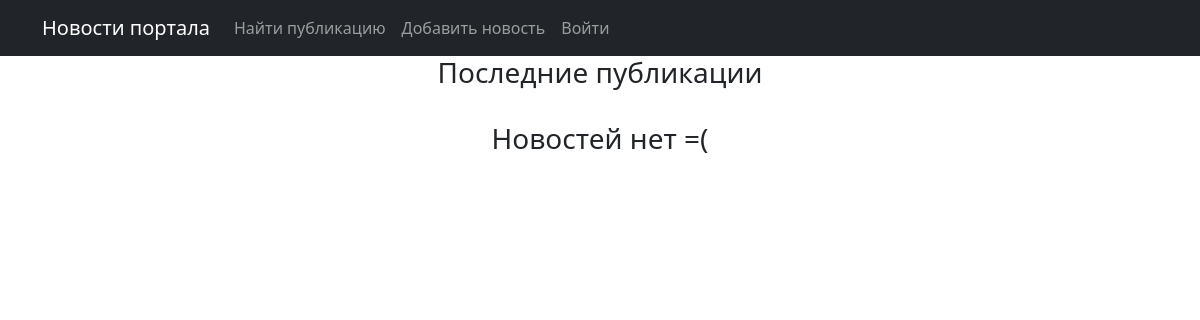
The app's page /, older data.
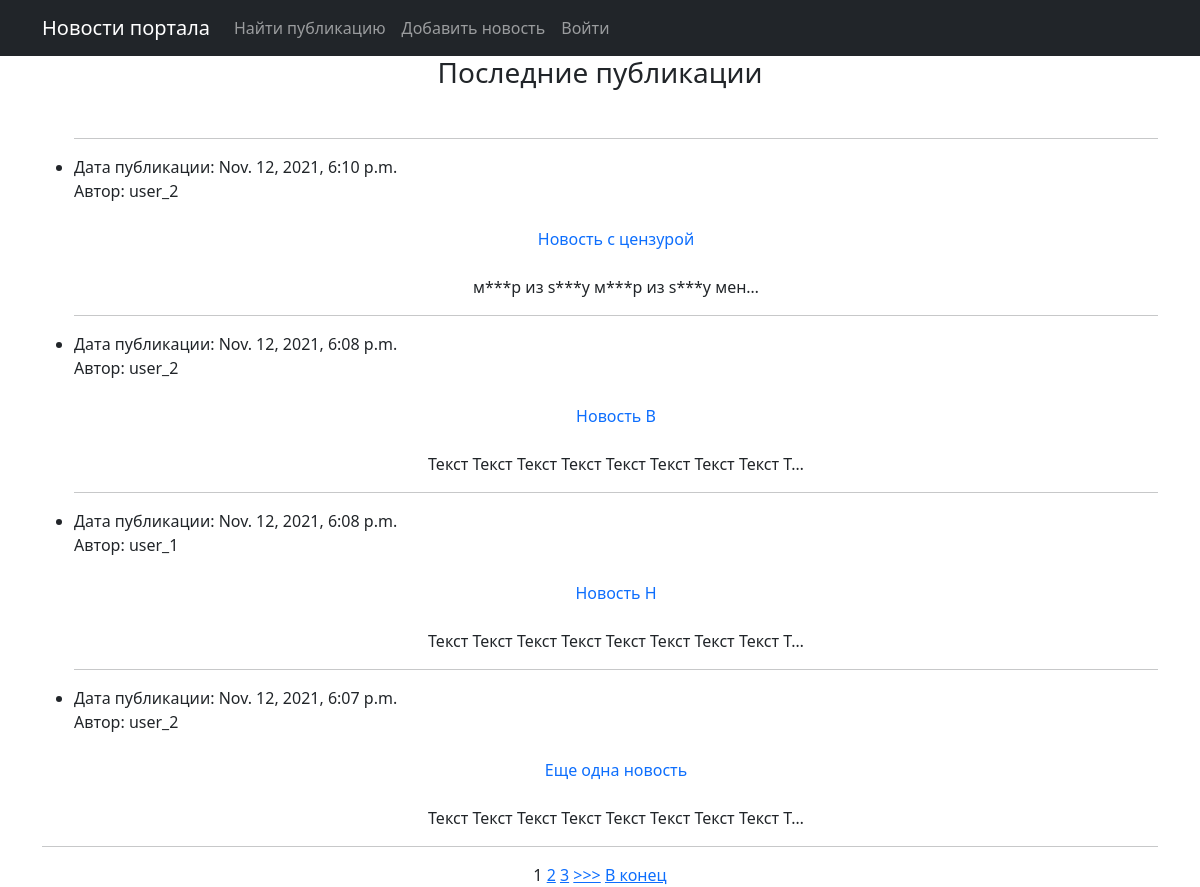
The same page, newer data.
### news/models.py (models this page shows, shortened)
class Post(models.Model):
    article = "AR"
    news = "NW"
    POST_TYPE = [(article, 'Статья'), (news, 'Новость')]
    id_author = models.ForeignKey(Author, on_delete=models.CASCADE)
    type = models.CharField(max_length=2, choices=POST_TYPE, default=article)
    created = models.DateTimeField(auto_now_add=True)
    id_post_category = models.ManyToManyField(Category, through="PostCategory")
    header = models.CharField(max_length=255)
    text = models.TextField()
    rating = models.IntegerField(default=0)

class Author(models.Model):
    id_user = models.OneToOneField(User, on_delete=models.CASCADE)
    rating = models.IntegerField(default=0)
    def __str__(self):
        return self.id_user.username

### news/views.py (the view)
# urls.py: path('', PostList.as_view()),
class PostList(ListView):
    model = Post
    template_name = 'news.html'
    context_object_name = 'postList'
    queryset = Post.objects.order_by('-created')
    paginate_by = 4
    def get_context_data(self, **kwargs):
        context = super().get_context_data(**kwargs)
        context['is_not_author'] = not self.request.user.groups.filter(name='authors').exists()
        return context

### news/templatetags/news_filters.py (called while the page is built)
@register.filter(name='censor')
def censor(value):
    if isinstance(value, str):
        result = str(value)
        for key in censor_dict.keys():
            result = result.replace(key, censor_dict[key])
        return result
    else:
        raise ValueError(f'Нельзя отфильтровать тип, отличный от {type(value)}')

### templates/news.html (shortened to what this page needs)
{% extends 'flatpages/default.html' %}
{% load news_filters %}
{% block content %}
    <h3>Последние публикации</h3>
    <br>
    {% if postList %}
        <ul>
        {% for record in postList %}
            <hr>
            <li>
                <p align="left">
                    Дата публикации: {{ record.created }}<br>Автор: {{ record.id_author }}
                </p>
                <p>
                    <a class="nav-link" href="/post/{{ record.pk }}">{{ record.header|censor }}</a>
                </p>
                <p>
                    {{ record.text|truncatechars:50|censor }}
                </p>
            </li>
        {% endfor %}
        </ul>
        <hr>
        {% if is_paginated %}
            {% for num in page_obj.paginator.page_range %}
                {% if page_obj.number == num %}
                    <a>{{ num }}</a>
                {% elif num > page_obj.number|add:'-3' and num < page_obj.number|add:'3' %}
                    <a href="?page={{ num }}">{{ num }}</a>
                {% endif %}
            {% endfor %}
            {% if page_obj.has_next %}
                <a href="?page={{ page_obj.next_page_number }}">>>></a>
                <a href="?page={{ page_obj.paginator.num_pages }}">В конец</a>
            {% endif %}
        {% endif %}
    {% else %}
        <h3>Новостей нет =(</h3>
    {% endif %}
{% endblock content %}

### templates/flatpages/default.html (shortened to what this page needs)
<!DOCTYPE html>
<html lang="en">
    <head>
         {% load static %}
        <link href="{% static 'css/styles.css' %}" rel="stylesheet" />
    </head>
    <body>
        <nav class="navbar navbar-expand-lg navbar-dark bg-dark static-top">
           <div class="container">
               <a class="navbar-brand" href="/news/">Новости портала</a>
               <div class="collapse navbar-collapse" id="navbarResponsive">
                   <ul class="navbar-nav ml-auto">
                       <li class="nav-item active">
                           <a class="nav-link" href="/news/search">Найти публикацию</a>
                       </li>
                       <li class="nav-item active">
                           <a class="nav-link" href="/news/add">Добавить новость</a>
                       </li>
                       <li class="nav-item active">
                           {% if request.user.is_authenticated %}
                                <a class="nav-link" href="/accounts/logout/">Выйти</a>
                           {% else %}
                                <a class="nav-link" href="/accounts/login/">Войти</a>
                           {% endif %}
                       </li>
                   </ul>
               </div>
           </div>
        </nav>
        <div class="container">
            <div class="row">
                <div class="col-lg-12 text-center">
                   {% block content %}{% endblock content %}
                </div>
            </div>
        </div>
    </body>
</html>

Row changes from the older to the newer data that the page shows:
added Post: created "Nov. 12, 2021, 6:10 p.m.", id_author "user_2", header|censor "Новость с цензурой", text|censor "м***р из s***y м***р из s***y мен…"
added Post: created "Nov. 12, 2021, 6:08 p.m.", id_author "user_2", header|censor "Новость В", text|censor "Текст Текст Текст Текст Текст Текст Текст Текст Т…"
added Post: created "Nov. 12, 2021, 6:08 p.m.", id_author "user_1", header|censor "Новость Н", text|censor "Текст Текст Текст Текст Текст Текст Текст Текст Т…"
added Post: created "Nov. 12, 2021, 6:07 p.m.", id_author "user_2", header|censor "Еще одна новость", text|censor "Текст Текст Текст Текст Текст Текст Текст Текст Т…"
Text that changed along with them:
new list line: "1"
new list line: "2"
new list line: "3"
text no longer shown: "Новостей нет =("
text now shown: ">>> В конец"
